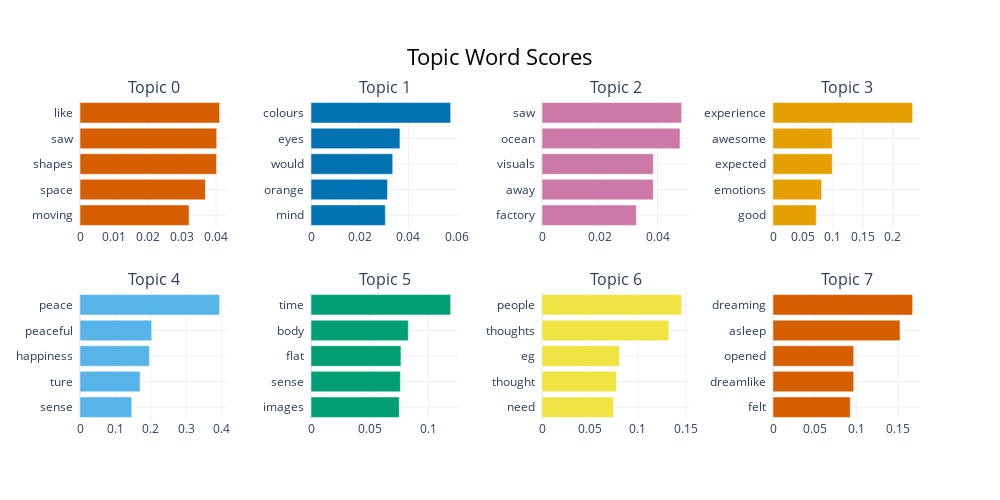

This figure's notebook cell:
### Code cell
model.visualize_barchart() #Visualize the top 10 topics

### Figure 1 — Plotly figure (JSON) as saved in the notebook; plotly's stock layout.template omitted (floating-point values rounded to 4 significant figures)
{"data": [{"marker": {"color": "#D55E00"}, "orientation": "h", "type": "bar", "x": [0.03207, 0.03688, 0.04013, 0.04019, 0.04105], "xaxis": "x", "y": ["moving  ", "space  ", "shapes  ", "saw  ", "like  "], "yaxis": "y"}, {"marker": {"color": "#0072B2"}, "orientation": "h", "type": "bar", "x": [0.03051, 0.0314, 0.03354, 0.03651, 0.05732], "xaxis": "x2", "y": ["mind  ", "orange  ", "would  ", "eyes  ", "colours  "], "yaxis": "y2"}, {"marker": {"color": "#CC79A7"}, "orientation": "h", "type": "bar", "x": [0.03265, 0.03853, 0.03853, 0.04777, 0.04833], "xaxis": "x3", "y": ["factory  ", "away  ", "visuals  ", "ocean  ", "saw  "], "yaxis": "y3"}, {"marker": {"color": "#E69F00"}, "orientation": "h", "type": "bar", "x": [0.07234, 0.08129, 0.09891, 0.09891, 0.2333], "xaxis": "x4", "y": ["good  ", "emotions  ", "expected  ", "awesome  ", "experience  "], "yaxis": "y4"}, {"marker": {"color": "#56B4E9"}, "orientation": "h", "type": "bar", "x": [0.146, 0.1695, 0.1959, 0.2024, 0.3942], "xaxis": "x5", "y": ["sense  ", "ture  ", "happiness  ", "peaceful  ", "peace  "], "yaxis": "y5"}, {"marker": {"color": "#009E73"}, "orientation": "h", "type": "bar", "x": [0.07516, 0.07613, 0.0766, 0.08287, 0.1189], "xaxis": "x6", "y": ["images  ", "sense  ", "flat  ", "body  ", "time  "], "yaxis": "y6"}, {"marker": {"color": "#F0E442"}, "orientation": "h", "type": "bar", "x": [0.07447, 0.0775, 0.08085, 0.1322, 0.1455], "xaxis": "x7", "y": ["need  ", "thought  ", "eg  ", "thoughts  ", "people  "], "yaxis": "y7"}, {"marker": {"color": "#D55E00"}, "orientation": "h", "type": "bar", "x": [0.09289, 0.09702, 0.09702, 0.1527, 0.1679], "xaxis": "x8", "y": ["felt  ", "dreamlike  ", "opened  ", "asleep  ", "dreaming  "], "yaxis": "y8"}], "layout": {"annotations": [{"font": {"size": 16}, "showarrow": false, "text": "Topic 0", "x": 0.0875, "xanchor": "center", "xref": "paper", "y": 1, "yanchor": "bottom", "yref": "paper"}, {"font": {"size": 16}, "showarrow": false, "text": "Topic 1", "x": 0.3625, "xanchor": "center", "xref": "paper", "y": 1, "yanchor": "bottom", "yref": "paper"}, {"font": {"size": 16}, "showarrow": false, "text": "Topic 2", "x": 0.6375, "xanchor": "center", "xref": "paper", "y": 1, "yanchor": "bottom", "yref": "paper"}, {"font": {"size": 16}, "showarrow": false, "text": "Topic 3", "x": 0.9125, "xanchor": "center", "xref": "paper", "y": 1, "yanchor": "bottom", "yref": "paper"}, {"font": {"size": 16}, "showarrow": false, "text": "Topic 4", "x": 0.0875, "xanchor": "center", "xref": "paper", "y": 0.4, "yanchor": "bottom", "yref": "paper"}, {"font": {"size": 16}, "showarrow": false, "text": "Topic 5", "x": 0.3625, "xanchor": "center", "xref": "paper", "y": 0.4, "yanchor": "bottom", "yref": "paper"}, {"font": {"size": 16}, "showarrow": false, "text": "Topic 6", "x": 0.6375, "xanchor": "center", "xref": "paper", "y": 0.4, "yanchor": "bottom", "yref": "paper"}, {"font": {"size": 16}, "showarrow": false, "text": "Topic 7", "x": 0.9125, "xanchor": "center", "xref": "paper", "y": 0.4, "yanchor": "bottom", "yref": "paper"}], "height": 500, "hoverlabel": {"bgcolor": "white", "font": {"family": "Rockwell", "size": 16}}, "showlegend": false, "title": {"font": {"color": "Black", "size": 22}, "text": "Topic Word Scores", "x": 0.5, "xanchor": "center", "yanchor": "top"}, "width": 1000, "xaxis": {"anchor": "y", "domain": [0, 0.175], "showgrid": true}, "xaxis2": {"anchor": "y2", "domain": [0.275, 0.45], "showgrid": true}, "xaxis3": {"anchor": "y3", "domain": [0.55, 0.725], "showgrid": true}, "xaxis4": {"anchor": "y4", "domain": [0.825, 1], "showgrid": true}, "xaxis5": {"anchor": "y5", "domain": [0, 0.175], "showgrid": true}, "xaxis6": {"anchor": "y6", "domain": [0.275, 0.45], "showgrid": true}, "xaxis7": {"anchor": "y7", "domain": [0.55, 0.725], "showgrid": true}, "xaxis8": {"anchor": "y8", "domain": [0.825, 1], "showgrid": true}, "yaxis": {"anchor": "x", "domain": [0.6, 1], "showgrid": true}, "yaxis2": {"anchor": "x2", "domain": [0.6, 1], "showgrid": true}, "yaxis3": {"anchor": "x3", "domain": [0.6, 1], "showgrid": true}, "yaxis4": {"anchor": "x4", "domain": [0.6, 1], "showgrid": true}, "yaxis5": {"anchor": "x5", "domain": [0, 0.4], "showgrid": true}, "yaxis6": {"anchor": "x6", "domain": [0, 0.4], "showgrid": true}, "yaxis7": {"anchor": "x7", "domain": [0, 0.4], "showgrid": true}, "yaxis8": {"anchor": "x8", "domain": [0, 0.4], "showgrid": true}}}
